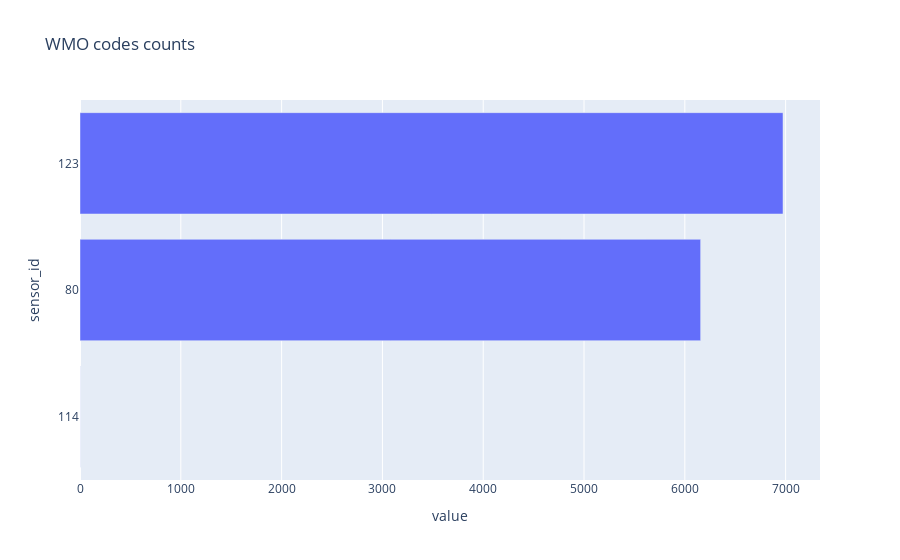

The notebook cell this image was saved under:
### Code cell
wmo_bar.show()

### Figure 1 — Plotly figure (JSON) as saved in the notebook; plotly's stock layout.template omitted (floating-point values rounded to 4 significant figures)
{"data": [{"alignmentgroup": "True", "hovertemplate": "value=%{x}<br>sensor_id=%{y}<extra></extra>", "legendgroup": "", "marker": {"color": "#636efa", "pattern": {"shape": ""}}, "name": "", "offsetgroup": "", "orientation": "h", "showlegend": false, "textposition": "auto", "type": "bar", "x": [1, 6157, 6974], "xaxis": "x", "y": ["114", "80", "123"], "yaxis": "y"}], "layout": {"autosize": true, "barmode": "relative", "legend": {"tracegroupgap": 0}, "title": {"text": "WMO codes counts"}, "xaxis": {"anchor": "y", "autorange": true, "domain": [0, 1], "range": [0, 7341.0], "title": {"text": "value"}, "type": "linear"}, "yaxis": {"anchor": "x", "autorange": true, "domain": [0, 1], "range": [-0.5, 2.5], "title": {"text": "sensor_id"}, "type": "category"}}}
